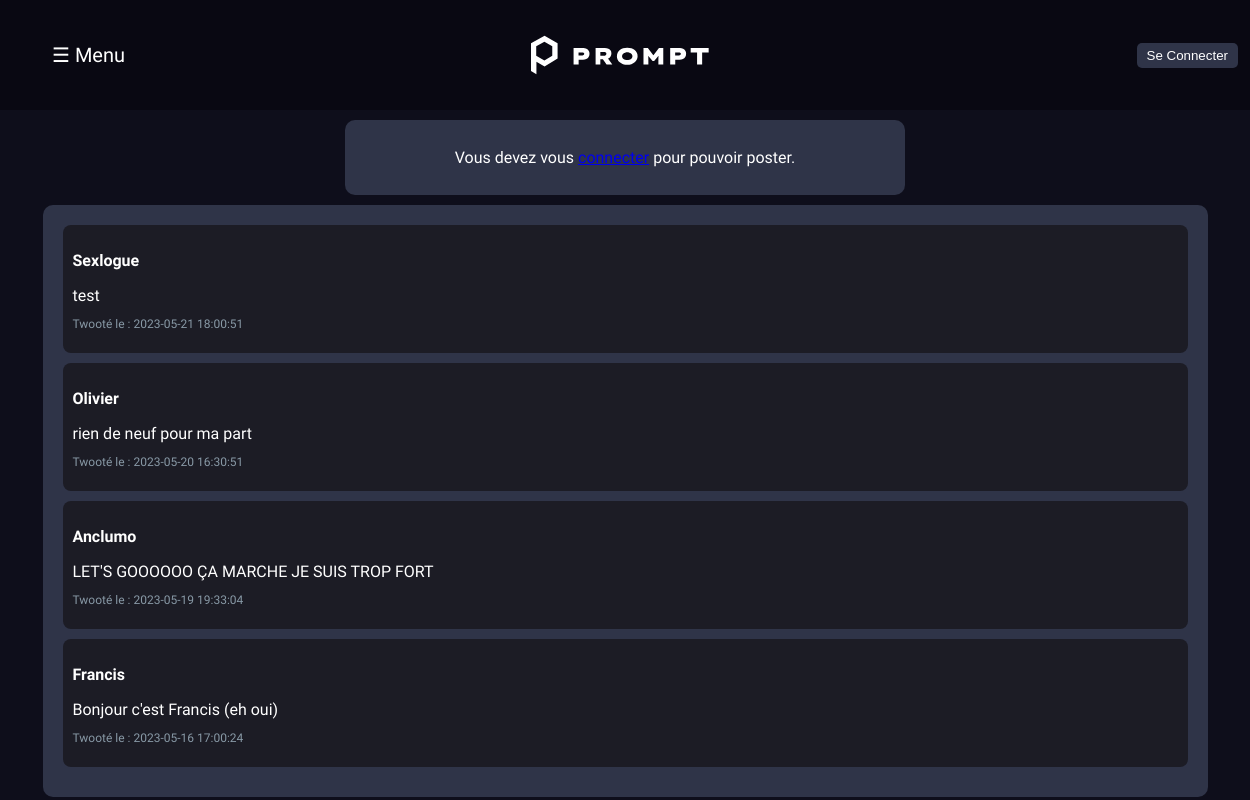
The page / on the database its author committed.
### tables this page shows
CREATE TABLE `post` (
  `id` int NOT NULL,
  `name` varchar(20) NOT NULL DEFAULT 'Invité',
  `content` varchar(280) NOT NULL,
  `date` datetime NOT NULL DEFAULT CURRENT_TIMESTAMP
);

### index.php (the view, shortened to what this page needs)
<?php
require "template/database.php";
$requete = $database->prepare("SELECT * FROM post ORDER BY date DESC");
$requete->execute();
$allTwoots = $requete->fetchAll(PDO::FETCH_ASSOC);
?>
<!DOCTYPE html>
<html>
<head>
    <link rel="stylesheet" type="text/css" href="CSS/main.css">
</head>
<body>
  <?php require "template/sidenav.php" ?>
  <div class="content">
  <?php if (isset($_SESSION['user_name'])) { ?>
    <form class="twooting" method="POST" action="insert_post.php">
        <textarea type="text" name="send" placeholder="Un mot à dire ?, <?= $_SESSION['user_name'] ?> ?" ></textarea>
        <button type="submit" name="Poster">Poster</button>
        <input type="hidden" name="name" value="<?= $_SESSION['user_name'] ?>">
    </form>
    <?php } else { ?>
        <div class="twooting">
        <p>Vous devez vous <span><a href="connexion.php" id="connec">connecter</a></span> pour pouvoir poster.</p>
    </div>
    <?php } ?>
    <div class="twoots">
        <?php foreach ($allTwoots as $twoot) { ?>
        <div class="twoot">
            <p class="twootName"><?= $twoot['name']; ?></p>
            <p class="twootContent"><?= $twoot['content'] ?></p>
            <p class="twootDate">Twooté le : <?= $twoot['date'] ?></p>
        </div>
        <?php } ?>
    </div>
  </div>
</body>
</html>

### template/sidenav.php (shortened to what this page needs)
<!DOCTYPE html>
<html lang="en">
<head>
    <link rel="stylesheet" href="CSS/sidenav.css">
</head>
<body>
<header>
    <span class="openbtn" onclick="toggleNav()">&#9776; Menu</span>
    <img src="img/prompt.svg" alt="prompt logo" width="200" height="70">
    <?php if (isset($_SESSION['user_id'])) { ?>
        <a href="profile.php"><button class="conBtn">Mon profil</button></a>
    <?php } else { ?>
        <div>
            <a href="connexion.php"><button class="conBtn">Se Connecter</button></a>
        </div>
    <?php } ?>
</header>
</body>
</html>

### CSS/main.css (style rules this page uses)
body { margin: 0; background-color: #0E0E1B; }
header { display: flex; align-items: center; justify-content: space-between; padding: 20px; background-color: #090812; }
.content { display: flex; flex-direction: column; justify-content: center; align-items: center; width: 100vh; margin: 0 auto; }
.twooting { animation: fadeInUp 1s ease-out; display: flex; align-items: center; justify-content: center; background-color: #2F3448; padding: 12px 110px; border-radius: 10px; margin: 10px 0px 10px 0px; color: white; }
.content { background-color: #0E0E1B; }
.twoots { animation: slideInRight 1s ease-out; width: 90vw; background-color: #2F3448; padding: 20px; border-radius: 10px; }
.twoot { background-color: #1C1C25; border-radius: 8px; padding: 10px; margin-bottom: 10px; }
.twootName { user-select: none; font-weight: bold; margin-bottom: 5px; color: #fff; }
.twootContent { margin-bottom: 10px; color: #fff; }
.twootDate { user-select: none; color: #8899a6; font-size: 12px; }

### CSS/sidenav.css (style rules this page uses)
body { font-family: Alata, sans-serif; margin: 0; }
header { height: 70px; width: 100%; background-color: #090812; display: flex; align-items: center; justify-content: space-between; z-index:2; position: sticky; }
header img { height: 5vh; margin-left: auto; margin-right: auto; }
.conBtn { transition: 0.2s ease-in-out; background-color: #2F3448; color: #fff; border: none; border-radius: 5px; padding: 5px 10px; margin-right: 32px; }
.openbtn { font-size: 20px; cursor: pointer; color: white; border: none; margin-left: 32px; z-index: 2; user-select: none; }

### rows shown on the page
post: name "Sexlogue", content "test", date "2023-05-21 18:00:51"
post: name "Olivier", content "rien de neuf pour ma part", date "2023-05-20 16:30:51"
post: name "Anclumo", content "LET'S GOOOOOO ÇA MARCHE JE SUIS TROP FORT", date "2023-05-19 19:33:04"
post: name "Francis", content "Bonjour c'est Francis (eh oui)", date "2023-05-16 17:00:24"
